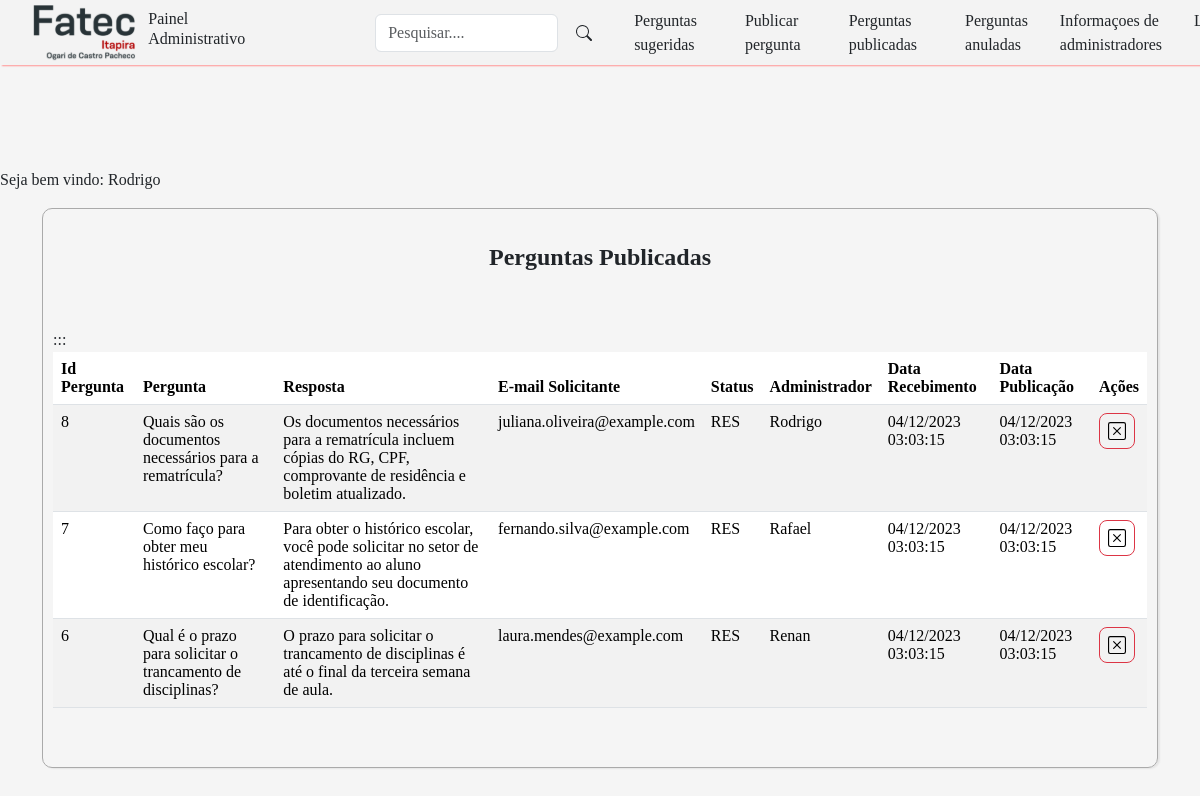
The app's page /view/listar_pergunta_publicada.php (signed in), older data.
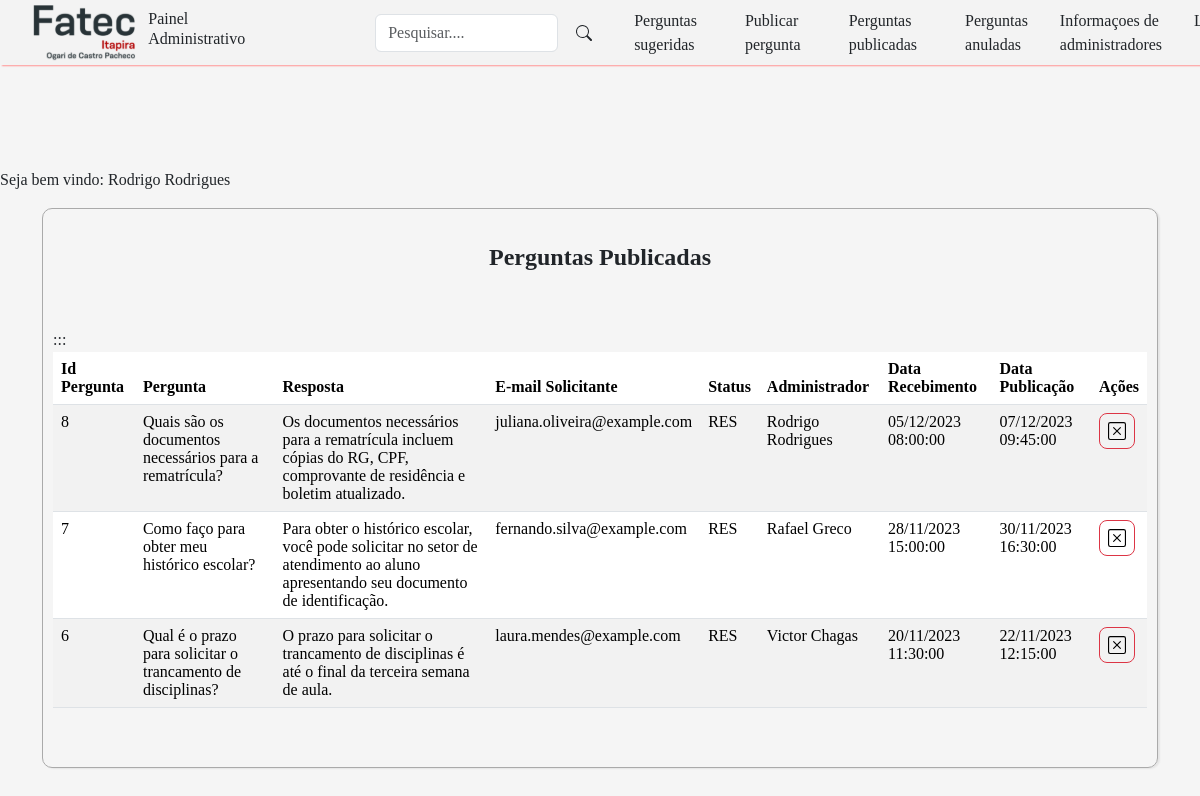
The same page, newer data.
### tables this page shows
CREATE TABLE tb_perguntas (
    id_pergunta INT AUTO_INCREMENT NOT NULL PRIMARY KEY,
    pergunta TEXT,
    resposta TEXT,
    nome_solicitante VARCHAR(255) NOT NULL,
    email_solicitante VARCHAR(100) NOT NULL,
    situacao VARCHAR(255) NOT NULL,
    data_pergunta DATETIME NOT NULL DEFAULT CURRENT_TIMESTAMP(),
    data_resposta DATETIME,
    adm_id_resposta INT,
    CONSTRAINT fk_tb_adm_adm_id FOREIGN KEY (adm_id_resposta) REFERENCES tb_adm(adm_id),
    status_pergunta ENUM('NR','RES','EXC') DEFAULT 'NR',
    view INT DEFAULT 0
);

CREATE TABLE tb_adm (
    adm_id INT AUTO_INCREMENT NOT NULL PRIMARY KEY,
    adm_nome VARCHAR(255) NOT NULL,
    adm_email VARCHAR(100) UNIQUE NOT NULL,
    usuario VARCHAR(50) UNIQUE NOT NULL,
    senha VARCHAR(50) NOT NULL
);

### view/listar_pergunta_publicada.php (the view, shortened to what this page needs)
<?php
if (isset($_SESSION['nome_adm_logado'])) {
    $nome_adm = $_SESSION['nome_adm_logado'];
} else {
    header('Location: ../login.html');
    exit();
    echo "Sessão não iniciada.";
}
require_once "../class/pergunta.php";
require_once "../conexao.php";
if(!empty($_GET['search']))
{
    $data = $_GET['search'];
    $sql = "SELECT p.id_pergunta,p.pergunta,p.resposta,p.email_solicitante,p.status_pergunta,a.adm_nome,p.data_pergunta,p.data_resposta
     FROM tb_perguntas p JOIN tb_adm a
     ON p.adm_id_resposta=a.adm_id
     WHERE (id_pergunta LIKE '%$data%' or pergunta LIKE '%$data%' or resposta LIKE '%$data%') and status_pergunta = 'RES' ORDER BY id_pergunta DESC
     ";
}
else
{
    $sql ="SELECT p.id_pergunta,p.pergunta,p.resposta,p.email_solicitante,p.status_pergunta,a.adm_nome,p.data_pergunta,p.data_resposta
     FROM tb_perguntas p JOIN tb_adm a
     ON p.adm_id_resposta=a.adm_id
    WHERE status_pergunta = 'RES' ORDER BY id_pergunta DESC ";
}
$result = $conexao->query($sql);
?>
<!DOCTYPE html>
<html lang="pt-BR">
<head>
    <link href="https://cdn.jsdelivr.net/npm/bootstrap@5.3.2/dist/css/bootstrap.min.css" rel="stylesheet">
    <link href="../css/areaadmin.css" rel="stylesheet">
</head>
<body>
<header>
        <nav class="navbar navbar-expand-lg fixed-top" >
            <img class="logo" src="../img/FATEC.svg">
                <div class="container ">
                <h2 class="nav-link text-light text-dark">Painel Administrativo</h2>
                <div class="box-search">
                <input type="search" class="form-control w=25" id="pesquisar" placeholder="Pesquisar...." onkeydown="handleKeyPress(event)">
                    <button class="btn" onclick="searchData()" style="margin-left:5px;">
                    </button>
                </div>
                <div class="collapse navbar-collapse  " id="navbarNav">
                <ul class="navbar-nav">
                        <li class="nav-item mx-3" >
                            <a class="nav-link text-dark" href="listar_pergunta_sugerida.php">Perguntas sugeridas</a>
                        </li>
                        <li class="nav-item mx-3">
                            <a class="nav-link text-dark" href="form_nova_pergunta.php">Publicar pergunta</a>
                        </li>
                        <li class="nav-item mx-3">
                            <a class="nav-link text-dark" href="listar_pergunta_publicada.php">Perguntas publicadas</a>
                        </li>
                        <li class="nav-item mx-3">
                            <a class="nav-link text-dark" href="listar_pergunta_anulada.php">Perguntas anuladas</a>
                        </li>
                            <a class="nav-link text-dark" href="listar_adm.php">Informaçoes de administradores</a>
                        <li class="nav-item mx-3">
                            <a class="nav-link text-dark" href="?logout=true"> Logout</a>
                        </li>
                    </ul>
                    </div>
            </div>
        </nav>
    </header>
    <br><br><br><br><br><br>
    <?php echo "<p>Seja bem vindo: $nome_adm</p>" ?>
    <main>
    <div class="container">
            <div class="table-container">
                <table class="table table-striped">
                    <thead>
                        <br>
                        <h4>Perguntas Publicadas</h4>
                        <br><br>
                        <tr>
                            <th>Id Pergunta</th>
                            <th>Pergunta</th>
                            <th>Resposta</th>
                            <th>E-mail Solicitante</th>
                            <th>Status</th>
                            <th>Administrador</th>
                            <th>Data Recebimento</th>
                            <th>Data Publicação</th>
                            <th>Ações</th>
                        </tr>
                    </thead>
                        <tbody class="table">
                        <?php
                        while($user_data = $result-> fetch(PDO::FETCH_ASSOC))
                        {
                            echo"<tr>:";
                            echo"<td>".$user_data['id_pergunta']."</td>";
                            echo"<td>".$user_data['pergunta']."</td>";
                            echo"<td>".$user_data['resposta']."</td>";
                            echo"<td>".$user_data['email_solicitante']."</td>";
                            echo"<td>".$user_data['status_pergunta']."</td>";
                            echo"<td>".$user_data['adm_nome']."</td>";
                            echo "<td>".date('d/m/Y H:i:s', strtotime($user_data['data_pergunta']))."</td>";
                            echo "<td>".date('d/m/Y H:i:s', strtotime($user_data['data_resposta']))."</td>";
                            echo "<td>
                                        <a class='btn btn-lg btn-danger' href='../controller/anular-pergunta-sugerida.php?id_pergunta=$user_data[id_pergunta]'><img class='botao' src='../img/x-square.svg'></a>
                                    </td>";
                        }
                    ?>
                        </tbody>
                </table>
            </div>
        </div>
    </main>
</body>
</html>

### css/areaadmin.css (style rules this page uses)
.botao { width: 18px; height: 18px; }
body { background-color:#F5F5F5; font-family: Tahoma; }
nav { height: 65px;background-color:#F3F3F3; box-shadow:2px 1px 1.5px #FF9393; }
.table-container { height: 70vh; overflow-x: auto; border: solid 0.5px #AAAAAA; border-radius: 10px; box-shadow:2px 1px 1.5px #E5E5E5; padding: 10px; }
th { padding:10px; }
h4 { text-align: center;font-weight: bold; }
h2 { font-size: 20px;margin-right: 125px; }
.box-search { display:flex; padding:5px; width:500px; align-items: center; }
.logo { margin-left: 33px;height: 65px;margin-top: 10px; }

Row changes from the older to the newer data that the page shows:
changed tb_perguntas "Quais são os documentos necessários para a rematrícula?": adm_id_resposta.adm_nome "Rodrigo" → "Rodrigo Rodrigues"; data_pergunta "04/12/2023 03:03:15" → "05/12/2023 08:00:00"; data_resposta "04/12/2023 03:03:15" → "07/12/2023 09:45:00"
changed tb_perguntas "Como faço para obter meu histórico escolar?": adm_id_resposta.adm_nome "Rafael" → "Rafael Greco"; data_pergunta "04/12/2023 03:03:15" → "28/11/2023 15:00:00"; data_resposta "04/12/2023 03:03:15" → "30/11/2023 16:30:00"
changed tb_perguntas "Qual é o prazo para solicitar o trancamento de disciplinas?": adm_id_resposta.adm_nome "Renan" → "Victor Chagas"; data_pergunta "04/12/2023 03:03:15" → "20/11/2023 11:30:00"; data_resposta "04/12/2023 03:03:15" → "22/11/2023 12:15:00"
Text that changed along with them:
$nome_adm: "Rodrigo" → "Rodrigo Rodrigues"
